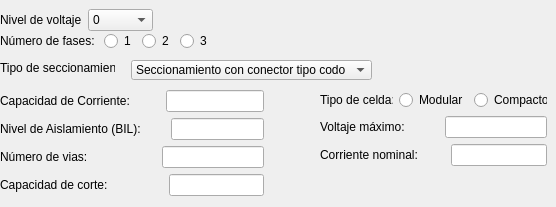
    <widget class="QWidget" name="tab_6">
     <attribute name="title">
      <string>Seccionamiento y protecciones</string>
     </attribute>
     <widget class="QWidget" name="horizontalLayoutWidget_3">
      <property name="geometry">
       <rect>
        <x>0</x>
        <y>9</y>
        <width>231</width>
        <height>22</height>
       </rect>
      </property>
      <layout class="QHBoxLayout" name="horizontalLayout_4">
       <item>
        <widget class="QLabel" name="label_14">
         <property name="text">
          <string>Nivel de voltaje</string>
         </property>
        </widget>
       </item>
       <item>
        <widget class="QComboBox" name="comboBox_4">
         <item>
          <property name="text">
           <string>0</string>
          </property>
         </item>
         <item>
          <property name="text">
           <string>120</string>
          </property>
         </item>
         <item>
          <property name="text">
           <string>240</string>
          </property>
         </item>
         <item>
          <property name="text">
           <string>6300</string>
          </property>
         </item>
         <item>
          <property name="text">
           <string>13800</string>
          </property>
         </item>
         <item>
          <property name="text">
           <string>22000</string>
          </property>
         </item>
        </widget>
       </item>
       <item>
        <spacer name="horizontalSpacer_16">
         <property name="orientation">
          <enum>Qt::Horizontal</enum>
         </property>
         <property name="sizeHint" stdset="0">
          <size>
           <width>40</width>
           <height>20</height>
          </size>
         </property>
        </spacer>
       </item>
      </layout>
     </widget>
     <widget class="QWidget" name="horizontalLayoutWidget_5">
      <property name="geometry">
       <rect>
        <x>0</x>
        <y>30</y>
        <width>241</width>
        <height>22</height>
       </rect>
      </property>
      <layout class="QHBoxLayout" name="horizontalLayout_6">
       <item>
        <widget class="QLabel" name="label_15">
         <property name="text">
          <string>Número de fases: </string>
         </property>
        </widget>
       </item>
       <item>
        <widget class="QRadioButton" name="radioButton_6">
         <property name="text">
          <string>1</string>
         </property>
        </widget>
       </item>
       <item>
        <widget class="QRadioButton" name="radioButton_7">
         <property name="text">
          <string>2</string>
         </property>
        </widget>
       </item>
       <item>
        <widget class="QRadioButton" name="radioButton_8">
         <property name="text">
          <string>3</string>
         </property>
        </widget>
       </item>
       <item>
        <spacer name="horizontalSpacer_17">
         <property name="orientation">
          <enum>Qt::Horizontal</enum>
         </property>
         <property name="sizeHint" stdset="0">
          <size>
           <width>40</width>
           <height>20</height>
          </size>
         </property>
        </spacer>
       </item>
      </layout>
     </widget>
     <widget class="QWidget" name="">
      <property name="geometry">
       <rect>
        <x>0</x>
        <y>90</y>
        <width>264</width>
        <height>108</height>
       </rect>
      </property>
      <layout class="QVBoxLayout" name="verticalLayout">
       <item>
        <layout class="QHBoxLayout" name="horizontalLayout_7">
         <item>
          <widget class="QLabel" name="label_17">
           <property name="text">
            <string>Capacidad de Corriente:</string>
           </property>
          </widget>
         </item>
         <item>
          <spacer name="horizontalSpacer_18">
           <property name="orientation">
            <enum>Qt::Horizontal</enum>
           </property>
           <property name="sizeHint" stdset="0">
            <size>
             <width>40</width>
             <height>20</height>
            </size>
           </property>
          </spacer>
         </item>
         <item>
          <widget class="QLineEdit" name="lineEdit_8"/>
         </item>
        </layout>
       </item>
       <item>
        <layout class="QHBoxLayout" name="horizontalLayout_8">
         <item>
          <widget class="QLabel" name="label_18">
           <property name="text">
            <string>Nivel de Aislamiento (BIL):</string>
           </property>
          </widget>
         </item>
         <item>
          <spacer name="horizontalSpacer_19">
           <property name="orientation">
            <enum>Qt::Horizontal</enum>
           </property>
           <property name="sizeHint" stdset="0">
            <size>
             <width>40</width>
             <height>20</height>
            </size>
           </property>
          </spacer>
         </item>
         <item>
          <widget class="QLineEdit" name="lineEdit_9"/>
         </item>
        </layout>
       </item>
       <item>
        <layout class="QHBoxLayout" name="horizontalLayout_9">
         <item>
          <widget class="QLabel" name="label_19">
           <property name="text">
            <string>Número de vias:</string>
           </property>
          </widget>
         </item>
         <item>
          <spacer name="horizontalSpacer_20">
           <property name="orientation">
            <enum>Qt::Horizontal</enum>
           </property>
           <property name="sizeHint" stdset="0">
            <size>
             <width>40</width>
             <height>20</height>
            </size>
           </property>
          </spacer>
         </item>
         <item>
          <spacer name="horizontalSpacer_22">
           <property name="orientation">
            <enum>Qt::Horizontal</enum>
           </property>
           <property name="sizeHint" stdset="0">
            <size>
             <width>40</width>
             <height>20</height>
            </size>
           </property>
          </spacer>
         </item>
         <item>
          <widget class="QLineEdit" name="lineEdit_10"/>
         </item>
        </layout>
       </item>
       <item>
        <layout class="QHBoxLayout" name="horizontalLayout_10">
         <item>
          <widget class="QLabel" name="label_20">
           <property name="text">
            <string>Capacidad de corte:</string>
           </property>
          </widget>
         </item>
         <item>
          <spacer name="horizontalSpacer_21">
           <property name="orientation">
            <enum>Qt::Horizontal</enum>
           </property>
           <property name="sizeHint" stdset="0">
            <size>
             <width>40</width>
             <height>20</height>
            </size>
           </property>
          </spacer>
         </item>
         <item>
          <spacer name="horizontalSpacer_23">
           <property name="orientation">
            <enum>Qt::Horizontal</enum>
           </property>
           <property name="sizeHint" stdset="0">
            <size>
             <width>40</width>
             <height>20</height>
            </size>
           </property>
          </spacer>
         </item>
         <item>
          <widget class="QLineEdit" name="lineEdit_11"/>
         </item>
        </layout>
       </item>
      </layout>
     </widget>
     <widget class="QWidget" name="">
      <property name="geometry">
       <rect>
        <x>320</x>
        <y>90</y>
        <width>227</width>
        <height>77</height>
       </rect>
      </property>
      <layout class="QVBoxLayout" name="verticalLayout_3">
       <item>
        <layout class="QHBoxLayout" name="horizontalLayout_13">
         <item>
          <widget class="QLabel" name="label_22">
           <property name="text">
            <string>Tipo de celda:</string>
           </property>
          </widget>
         </item>
         <item>
          <widget class="QRadioButton" name="radioButton_9">
           <property name="text">
            <string>Modular</string>
           </property>
          </widget>
         </item>
         <item>
          <widget class="QRadioButton" name="radioButton_10">
           <property name="text">
            <string>Compacto</string>
           </property>
          </widget>
         </item>
        </layout>
       </item>
       <item>
        <layout class="QHBoxLayout" name="horizontalLayout_11">
         <item>
          <widget class="QLabel" name="label_21">
           <property name="text">
            <string>Voltaje máximo:</string>
           </property>
          </widget>
         </item>
         <item>
          <spacer name="horizontalSpacer_24">
           <property name="orientation">
            <enum>Qt::Horizontal</enum>
           </property>
           <property name="sizeHint" stdset="0">
            <size>
             <width>40</width>
             <height>20</height>
            </size>
           </property>
          </spacer>
         </item>
         <item>
          <widget class="QLineEdit" name="lineEdit_12"/>
         </item>
        </layout>
       </item>
       <item>
        <layout class="QHBoxLayout" name="horizontalLayout_12">
         <item>
          <widget class="QLabel" name="label_23">
           <property name="text">
            <string>Corriente nominal:</string>
           </property>
          </widget>
         </item>
         <item>
          <spacer name="horizontalSpacer_25">
           <property name="orientation">
            <enum>Qt::Horizontal</enum>
           </property>
           <property name="sizeHint" stdset="0">
            <size>
             <width>40</width>
             <height>20</height>
            </size>
           </property>
          </spacer>
         </item>
         <item>
          <widget class="QLineEdit" name="lineEdit_13"/>
         </item>
        </layout>
       </item>
      </layout>
     </widget>
     <widget class="QComboBox" name="comboBox_5">
      <property name="geometry">
       <rect>
        <x>131</x>
        <y>60</y>
        <width>241</width>
        <height>20</height>
       </rect>
      </property>
      <item>
       <property name="text">
        <string>Seccionamiento con conector tipo codo</string>
       </property>
      </item>
      <item>
       <property name="text">
        <string>Seccionamiento con conector tipo T</string>
       </property>
      </item>
      <item>
       <property name="text">
        <string>Seccionamiento con conector codo portafusible</string>
       </property>
      </item>
      <item>
       <property name="text">
        <string>Seccionamiento con barrajes desconectables</string>
       </property>
      </item>
      <item>
       <property name="text">
        <string>Fusibles</string>
       </property>
      </item>
      <item>
       <property name="text">
        <string>Descargador o pararrayo tipo codo</string>
       </property>
      </item>
      <item>
       <property name="text">
        <string>Interruptor para redes subterráneas</string>
       </property>
      </item>
      <item>
       <property name="text">
        <string>Celdas de medio voltaje</string>
       </property>
      </item>
      <item>
       <property name="text">
        <string>Interruptor Termomagnético </string>
       </property>
      </item>
     </widget>
     <widget class="QLabel" name="label_16">
      <property name="geometry">
       <rect>
        <x>0</x>
        <y>60</y>
        <width>115</width>
        <height>16</height>
       </rect>
      </property>
      <property name="text">
       <string>Tipo de seccionamiento:</string>
      </property>
     </widget>
    </widget>
